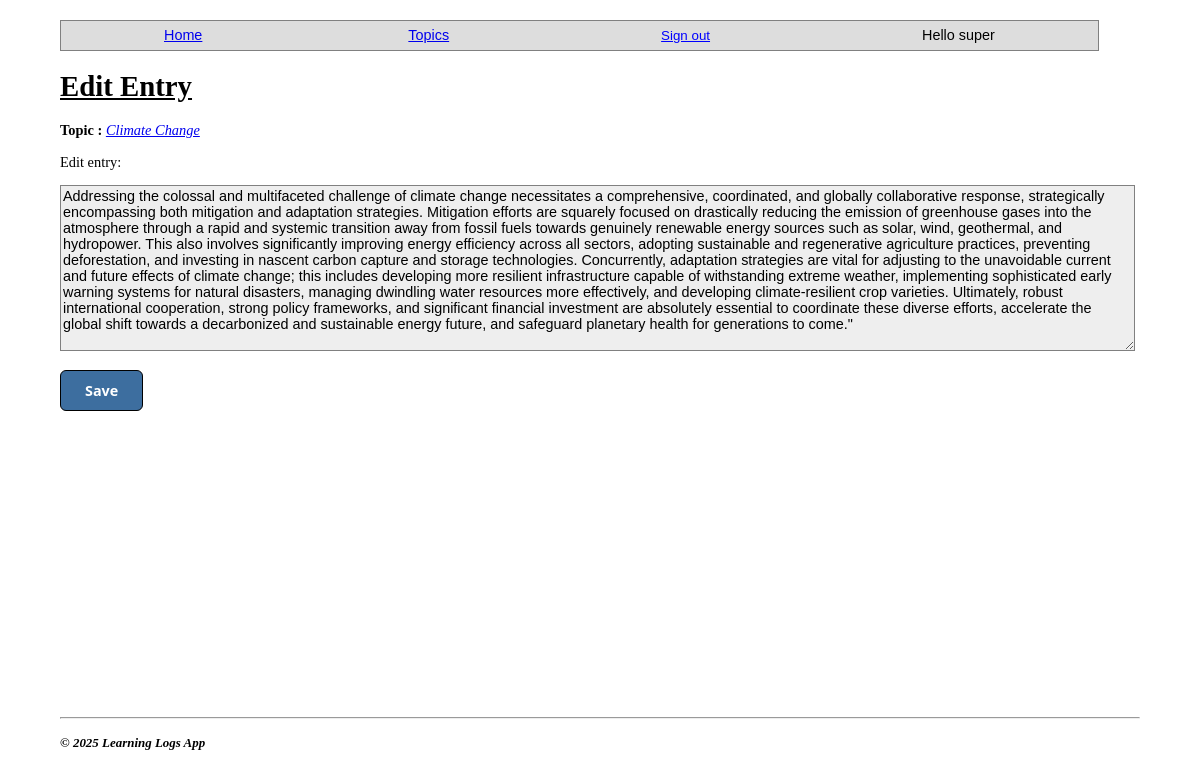
/edit_entry/36/ (signed in), run on the app's committed database.
### learning_log/models.py (models this page shows, shortened)
class Topic(models.Model):
    text = models.CharField(max_length=200)
    owner = models.ForeignKey(User, on_delete=models.CASCADE)
    date_added = models.DateTimeField(auto_now_add=True)

class Entry(models.Model):
    topic = models.ForeignKey(Topic, on_delete=models.CASCADE)
    text = models.TextField()
    date_added = models.DateTimeField(auto_now_add=True)
    class Meta:
        verbose_name_plural = 'entries'

### learning_log/views.py (the view)
# urls.py: path('edit_entry/<int:entry_id>/', views.edit_entry, name='edit_entry')
@login_required
def edit_entry(request, entry_id):
    entry = Entry.objects.get(id=entry_id)
    topic = entry.topic
    if request.user != topic.owner:
        raise Http404
    if request.method != 'POST':
        form = EntryForm(instance=entry)
    else:
        form = EntryForm(instance=entry, data=request.POST)
        if form.is_valid():
            form.save()
            return redirect('learning_log:topic', topic_id=topic.id)
    context = {'form': form, 'entry': entry, 'topic': topic}
    return render(request, 'learning_log/edit_entry.html', context)

### learning_log/forms.py
class EntryForm(forms.ModelForm):
    class Meta:
        model = Entry
        fields = ['text']
        labels = {'text': ''}

### learning_log/templates/learning_log/edit_entry.html (shortened to what this page needs)
{% extends 'learning_log/base.html' %}
{% block content %}
<h1>Edit Entry</h1>
<p>
    <b>Topic :</b>
    <a href="{% url 'learning_log:topic' topic.id %}">
        <i>{{ topic.text }}</i>
    </a>
</p>
<p>Edit entry:</p>
<form action="{% url 'learning_log:edit_entry' entry.id %}" method="post" id="large-form">
    {{ form.as_p }}
    <button name="submit" id="form-button">Save</button>
</form>
{% endblock content %}

### learning_log/templates/learning_log/base.html (shortened to what this page needs)
{% load static %}
<!DOCTYPE html>
<html>
    <head>
        <link rel="stylesheet" href="{% static 'learning_log/css/base_styles.css' %}">
    </head>
    <body>
        <div class="nav-bar">
            <p>
                <div id="nav">
                    <a href="{% url 'learning_log:index' %}">Home</a>
                </div>
                <div id="nav">
                    <a href="{% url 'learning_log:topics' %}">Topics</a>
                </div>
            {% if user.is_authenticated %}
                <div id="nav">
                    <form action="{% url 'accounts:logout' %}" method="post">
                        <button name="submit" id="logout-button">Sign out</button>
                    </form>
                </div>
                <div id="nav">Hello {{ user.username }}</div>
            {% else %}
                <div id="nav"><a href="{% url 'accounts:login' %}">Login</a></div>
                <div id="nav"><a href="{% url 'accounts:register' %}">Register</a></div>
            {% endif %}
            </p>
        </div>
        <div id="content">
        {% block content %}
        {% endblock content %}
        </div>
        <hr>
        <div class="footer">
            <p>
                <b><i style="font-size:0.9em;">&copy; 2025 Learning Logs App</i></b>
            </p>
        </div>
    </body>
</html>

### learning_log/static/learning_log/css/base_styles.css (style rules this page uses)
html { background-color: white; font-size: 0.9em; }
body { padding: 10px; width: 90%; background-color: #fff; color: black; margin: auto; border-radius: 10px; margin-top: 10px; margin-bottom: 10px; height: max-content; }
#content { min-height: 80vh; }
h1, h2 { text-decoration: underline; }
.nav-bar { width: 96%; font-family: sans-serif; font-size: 1em; border: 0.1mm solid gray; background: #dddddd; display: flex; }
form textarea { width: 99%; height: 60%; font-family:'Lucida Sans', 'Lucida Sans Regular', 'Lucida Grande', 'Lucida Sans Unicode', Geneva, Verdana, sans-serif; font-size: 1em; border: 0.1mm solid gray; background: #eee; color: black; }
#form-button { padding: 10px 24px !important; width: auto !important; background: rgb(61, 110, 159) !important; color: white !important; font-weight: bold; border: .5px solid black !important; border-radius: 6px !important; font-size: 1em !important; font-family: 'Segoe UI', sans-serif !important; }
#logout-button { border: none !important; text-decoration: underline !important; color: blue !important; background: none; }
#nav { margin: auto; }

### data on the page
Topic: text "Climate Change"
Entry: text "Addressing the colossal and multifaceted challenge of climate change necessitates a comprehensive, coordinated, and globally collaborative response, strategically encompassing both mitigation and adaptation strategies. Mitigation efforts are squarely focused on drastically reducing the emission of greenhouse gases into the atmosphere through a rapid and systemic transition away from fossil fuels towards genuinely renewable energy sources such as solar, wind, geothermal, and hydropower. This also involves significantly improving energy efficiency across all sectors, adopting sustainable and regenerative agriculture practices, preventing deforestation, and investing in nascent carbon capture…"

### other printed values
{{ user.username }} "super"
